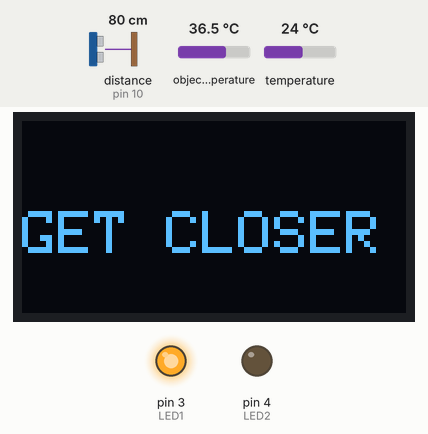
A sketch run on a simulated Arduino Uno, built with avr-gcc and run on an emulated ATmega328P. On the bench: 128×64 one-colour display, output pins drawn as LEDs (lit = HIGH). Wiring (inferred from the names in the program): ultrasonic range finder: trigger pin 9; echo pin 10. Dashed ring = blinking. Inputs (shaded band) come from the test bench; at power-on: distance to the obstacle (sensor on pin 10) 80 cm, object temperature 36.5 °C, temperature 24 °C. The echo pulse lasts 58.3 µs per cm; the OLED is the two-colour kind (top 16 rows yellow); pins used as bus, display or sensor lines are not drawn; what the sketch prints to the serial monitor is not drawn.

Above: at 6.2 s.
6.3 s: distance to the obstacle (sensor on pin 10) set to 2 cm
At 7.7 s:
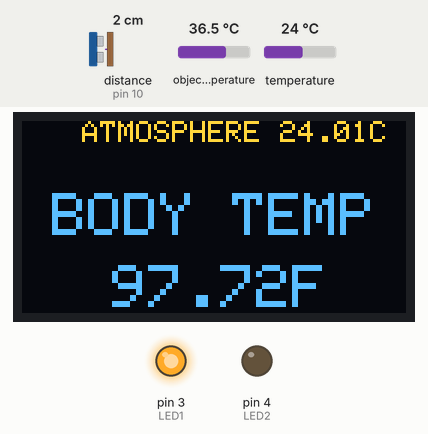
8.6 s: object temperature set to 37.1 °C
At 9.5 s:
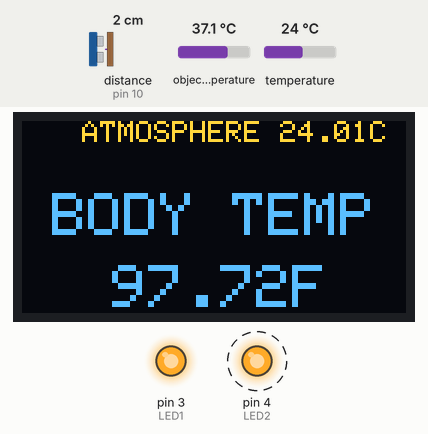
12.7 s: temperature set to 12 °C
At 16.1 s:
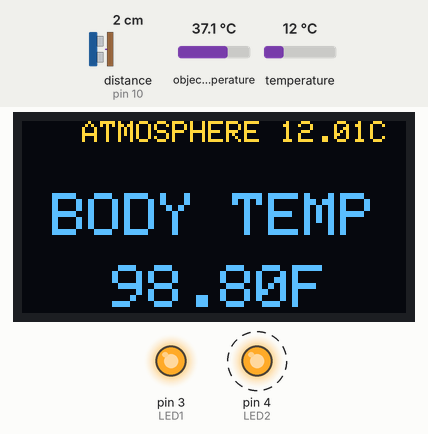
16.8 s: object temperature set to 20 °C
At 18.0 s:
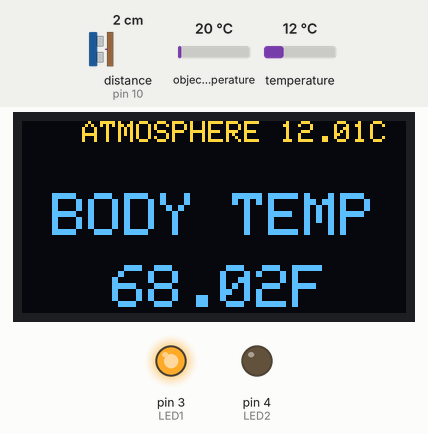
18.8 s: temperature set to 19 °C
20.9 s: distance to the obstacle (sensor on pin 10) set to 9 cm
At 22.2 s:
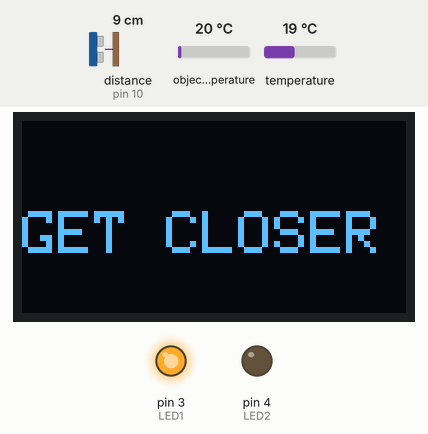
Timing chart, 0 to 23.9 s (numbered marks = the images above; inputs shaded):
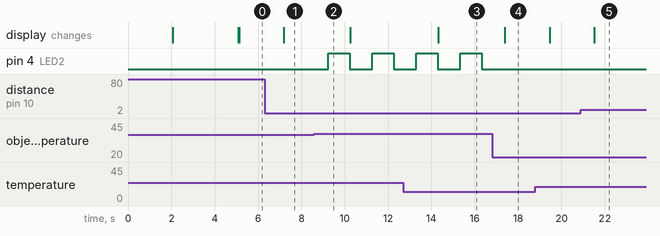

Measured:
- the behaviour switches between 36.6 and 36.7 °C on object temperature (found by bisection; images 1 and 2)
- after the input at 6.3 s, the display: changes after 0.89 s (image 1)
- after the input at 8.6 s, pin 4 (LED2): alternates HIGH for 1.0 s and LOW for 1.0 s, starting after 0.63 s
- after the input at 12.7 s, the display: changes after 1.6 s (image 3)
- after the input at 16.8 s, pin 4 (LED2): stays LOW (without the input it goes to HIGH after 0.57 s); the display: changes after 0.59 s (image 4)
- after the input at 20.9 s, the display: changes after 0.62 s (image 5)

The sketch:

project.ino
```cpp
#include <SPI.h>
#include <Wire.h>
#include <Adafruit_GFX.h>
#include <Adafruit_SSD1306.h>
#include <Adafruit_MLX90614.h>

#define SCREEN_WIDTH 128
#define SCREEN_HEIGHT 64
#define OLED_RESET    -1
#define echoPin 10
#define trigPin 9
#define LED1 3
#define LED2 4
Adafruit_MLX90614 mlx = Adafruit_MLX90614();

long duration;
int distance;

Adafruit_SSD1306 display(SCREEN_WIDTH, SCREEN_HEIGHT, &Wire, OLED_RESET);
void setup() {
  pinMode(trigPin, OUTPUT);
  pinMode(echoPin, INPUT);
  pinMode(LED1, OUTPUT);
  pinMode(LED2, OUTPUT);
  digitalWrite(LED1, HIGH);
  Serial.begin(9600);
  if (!display.begin(SSD1306_SWITCHCAPVCC, 0x3C )) {
    Serial.println(F("SSD1306 allocation failed"));
    for (;;);
  }
  delay(2000);
  display.clearDisplay();
  display.setTextSize(1);
  display.setTextColor(WHITE);
  display.setCursor(0, 0);
  display.println("2/2-PROJECT BY:");
  display.setCursor(0, 12);
  display.println("*RAHAT-565");
  display.setCursor(0, 24);
  display.println("*UPOMA-541");
  display.setCursor(0, 36);
  display.println("*SIMA-564");
  display.setCursor(10, 48);
  display.println("DEPT. OF EEE(SEC)");
  display.display();
  delay(3000);
  display.clearDisplay();
  display.display();
  mlx.begin();

}

void loop() {

  digitalWrite(trigPin, LOW);
  delayMicroseconds(2);

  digitalWrite(trigPin, HIGH);
  delayMicroseconds(10);
  digitalWrite(trigPin, LOW);

  duration = pulseIn(echoPin, HIGH);

  distance = duration * 0.034 / 2;
  Serial.println(distance);
  if (distance <= 5)
  {
    display.setTextSize(1);
    display.setTextColor(WHITE);
    display.setCursor(20, 0);
    display.print("ATMOSPHERE ");
    display.print(mlx.readAmbientTempC());
    display.println("C");
    display.setTextSize(2);
    display.setCursor(10, 24);
    display.print("BODY TEMP");
    display.setCursor(30, 48);
    display.print(mlx.readObjectTempF());
    display.println("F");
    if (mlx.readObjectTempF()>= 98)
    {
      digitalWrite(LED2, HIGH);
      delay(1000);
      digitalWrite(LED2, LOW);
    }
    display.display();
    delay(500);
    display.clearDisplay();
    delay(500);
  }
  else if (distance > 5)
  {
    display.setTextSize(2);
    display.setTextColor(WHITE);
    display.setCursor(0, 30);
    display.println("GET CLOSER");
    display.display();
    delay(500);
    display.clearDisplay();
    delay(500);
  }


}
```
